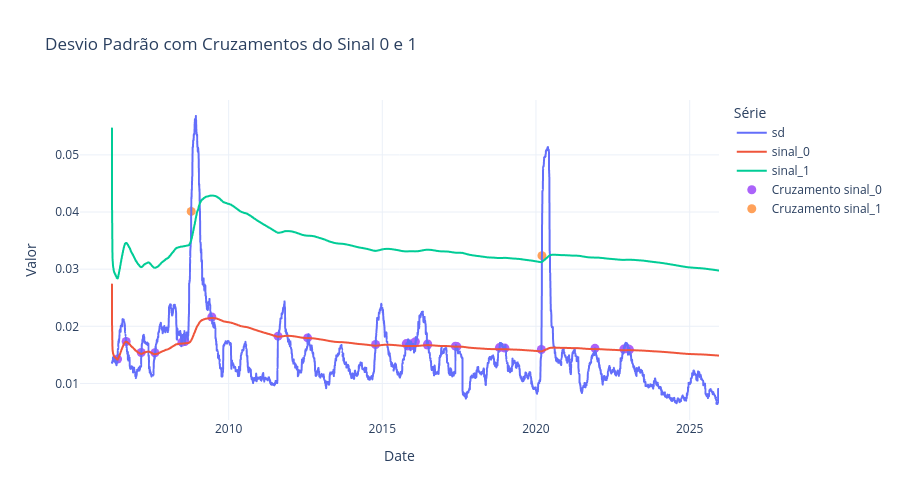

Notebook code cell kept with this figure:
### Code cell
fig = px.line(
    df,
    x=df.index,
    y=[
        "sd", "sinal_0", "sinal_1"
        ],
    title="Desvio Padrão com Cruzamentos do Sinal 0 e 1",
    labels={
        "value": "Valor",
        "variable": "Série",
        "x": "Data"
    }
)

fig.add_scatter(
    x=df_evento_0.index,
    y=df_evento_0["sd"],
    mode="markers",
    name="Cruzamento sinal_0",
    marker=dict(size=9)
)

fig.add_scatter(
    x=df_evento_1.index,
    y=df_evento_1["sd"],
    mode="markers",
    name="Cruzamento sinal_1",
    marker=dict(size=9)
)

fig.update_layout(
    template="plotly_white",
    hovermode="x unified",
    height=500
)

fig.show()

### Figure 1 — Plotly figure (JSON) as saved in the notebook; plotly's stock layout.template omitted (floating-point values rounded to 4 significant figures; data arrays with more than 128 entries replaced by an {"elided": "..."} marker saying what was removed)
{"data": [{"hovertemplate": "Série=sd<br>Date=%{x}<br>Valor=%{y}<extra></extra>", "legendgroup": "sd", "line": {"color": "#636efa", "dash": "solid"}, "marker": {"symbol": "circle"}, "mode": "lines", "name": "sd", "showlegend": true, "type": "scattergl", "x": {"elided": "4892 str values"}, "xaxis": "x", "y": {"elided": "4892 float values"}, "yaxis": "y"}, {"hovertemplate": "Série=sinal_0<br>Date=%{x}<br>Valor=%{y}<extra></extra>", "legendgroup": "sinal_0", "line": {"color": "#EF553B", "dash": "solid"}, "marker": {"symbol": "circle"}, "mode": "lines", "name": "sinal_0", "showlegend": true, "type": "scattergl", "x": {"elided": "4892 str values"}, "xaxis": "x", "y": {"elided": "4892 float values"}, "yaxis": "y"}, {"hovertemplate": "Série=sinal_1<br>Date=%{x}<br>Valor=%{y}<extra></extra>", "legendgroup": "sinal_1", "line": {"color": "#00cc96", "dash": "solid"}, "marker": {"symbol": "circle"}, "mode": "lines", "name": "sinal_1", "showlegend": true, "type": "scattergl", "x": {"elided": "4892 str values"}, "xaxis": "x", "y": {"elided": "4892 float values"}, "yaxis": "y"}, {"marker": {"size": 9}, "mode": "markers", "name": "Cruzamento sinal_0", "type": "scatter", "x": ["2006-05-22T00:00:00.000000000", "2006-09-01T00:00:00.000000000", "2007-02-27T00:00:00.000000000", "2007-08-09T00:00:00.000000000", "2008-06-25T00:00:00.000000000", "2008-07-30T00:00:00.000000000", "2009-06-15T00:00:00.000000000", "2011-08-11T00:00:00.000000000", "2012-07-27T00:00:00.000000000", "2014-10-13T00:00:00.000000000", "2015-10-13T00:00:00.000000000", "2015-10-30T00:00:00.000000000", "2015-12-08T00:00:00.000000000", "2015-12-18T00:00:00.000000000", "2016-01-04T00:00:00.000000000", "2016-01-29T00:00:00.000000000", "2016-06-21T00:00:00.000000000", "2016-06-23T00:00:00.000000000", "2017-05-19T00:00:00.000000000", "2017-06-06T00:00:00.000000000", "2018-10-24T00:00:00.000000000", "2018-12-28T00:00:00.000000000", "2020-03-05T00:00:00.000000000", "2021-12-02T00:00:00.000000000", "2022-11-10T00:00:00.000000000", "2023-01-05T00:00:00.000000000", "2023-01-16T00:00:00.000000000"], "y": [0.01426, 0.01734, 0.01541, 0.01538, 0.01722, 0.01734, 0.02162, 0.01827, 0.01797, 0.01682, 0.01697, 0.01656, 0.0166, 0.01694, 0.0169, 0.01731, 0.01672, 0.0169, 0.01652, 0.01645, 0.01628, 0.01619, 0.01594, 0.01615, 0.01601, 0.01604, 0.0159]}, {"marker": {"size": 9}, "mode": "markers", "name": "Cruzamento sinal_1", "type": "scatter", "x": ["2008-10-13T00:00:00.000000000", "2020-03-12T00:00:00.000000000"], "y": [0.0401, 0.03237]}], "layout": {"height": 500, "hovermode": "x unified", "legend": {"title": {"text": "Série"}, "tracegroupgap": 0}, "title": {"text": "Desvio Padrão com Cruzamentos do Sinal 0 e 1"}, "xaxis": {"anchor": "y", "domain": [0, 1], "title": {"text": "Date"}}, "yaxis": {"anchor": "x", "domain": [0, 1], "title": {"text": "Valor"}}}}
